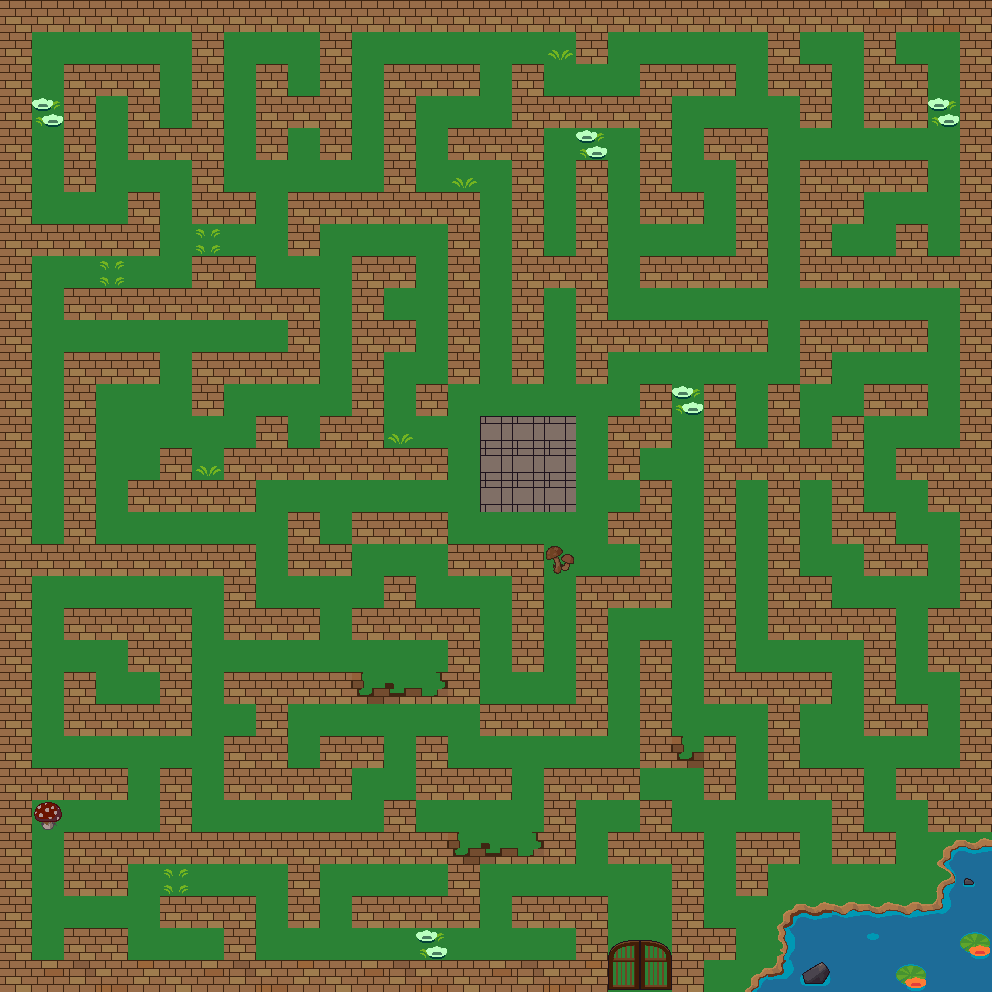

This is a level from a 2D game, rendered from its Tiled map with the project's own tilesets. A one-line summary and the complete map file follow:
An orthogonal 31x31 tile map with 32x32 px tiles, 2 tile layers (Vrstva dlaždic 1, addons), 2 tilesets and 2 objects (Player, End).

<map version="1.2" tiledversion="1.2.2" orientation="orthogonal" renderorder="right-down" width="31" height="31" tilewidth="32" tileheight="32" infinite="0" nextlayerid="16" nextobjectid="19">
 <tileset firstgid="1" source="terrain 2.tsx" />
 <tileset firstgid="401" source="terrain_atlas.tsx" />
 <layer id="5" name="Vrstva dlaždic 1" width="31" height="31">
  <properties>
   <property name="tileset" type="file" value="terrain 2.tsx" />
  </properties>
  <data encoding="csv">
165,165,165,165,165,165,165,165,165,165,165,165,165,165,165,165,165,165,165,165,165,165,165,165,165,165,165,166,167,168,165,
165,85,85,85,85,85,165,85,85,85,165,85,85,85,85,85,85,86,165,85,85,85,85,85,165,85,85,165,85,85,165,
165,85,165,165,165,85,165,85,165,85,165,85,165,165,165,85,165,85,85,85,165,165,165,85,165,165,85,165,165,85,165,
165,88,165,85,165,85,165,85,165,165,165,85,165,85,85,85,165,165,165,165,165,85,85,85,85,165,85,165,165,88,165,
165,85,165,85,165,165,165,85,165,85,165,85,165,85,165,165,165,85,88,85,165,85,165,165,85,85,85,85,85,85,165,
165,85,165,85,85,85,165,85,85,85,85,85,165,85,86,85,165,85,165,85,165,85,85,165,85,165,165,165,165,85,165,
165,85,85,85,165,85,165,165,85,165,165,165,165,165,165,85,165,85,165,85,165,165,85,165,85,165,165,85,85,85,165,
165,165,165,165,165,85,87,85,85,165,85,85,85,85,165,85,165,85,165,85,85,85,85,165,85,165,85,85,165,85,165,
165,85,85,87,85,85,165,165,85,85,85,165,165,85,165,85,165,165,165,85,165,165,165,165,85,165,165,165,165,165,165,
165,85,165,165,165,165,165,165,165,165,85,165,85,85,165,85,165,85,165,85,85,85,85,85,85,85,85,85,85,85,165,
165,85,85,85,85,85,85,85,85,165,85,165,165,85,165,85,165,85,165,165,165,165,165,165,85,165,165,165,165,85,165,
165,85,165,165,165,85,165,165,165,165,85,165,85,85,165,85,165,85,165,85,85,85,85,85,85,165,85,85,85,85,165,
165,85,165,85,85,85,165,85,85,85,85,165,85,165,85,85,85,85,85,85,165,88,165,85,165,85,85,165,165,85,165,
165,85,165,85,85,85,85,85,165,85,165,165,86,85,85,281,281,281,85,165,165,2684354645,165,85,165,85,165,85,85,85,165,
165,85,165,85,85,165,86,165,165,165,165,165,165,165,85,281,281,281,85,165,85,2684354645,165,165,165,165,165,85,165,165,165,
165,85,165,85,165,165,165,165,85,85,85,85,85,85,85,281,281,281,85,85,165,2684354645,165,85,165,85,165,85,85,165,165,
165,85,165,85,85,85,85,85,85,165,85,165,165,165,85,85,85,85,85,165,165,85,165,85,165,85,165,165,85,85,165,
165,165,165,165,165,165,165,165,85,165,165,85,85,85,165,165,165,85,85,85,165,85,165,85,165,85,85,165,165,85,165,
165,85,85,85,85,85,85,165,85,85,85,85,165,85,85,85,165,85,165,165,165,85,165,85,165,165,85,85,85,85,165,
165,85,165,165,165,165,85,165,165,165,85,165,165,165,165,85,165,85,165,85,85,85,165,85,165,165,165,165,85,165,165,
165,85,85,85,165,165,85,85,85,85,85,85,85,85,165,85,165,85,165,85,165,85,165,85,85,85,85,165,85,165,165,
165,85,165,85,85,165,85,165,165,165,165,85,85,85,165,85,85,85,165,85,165,85,165,165,165,165,85,165,85,85,165,
165,85,165,165,165,165,85,85,165,85,85,85,85,85,85,165,165,165,165,85,165,85,85,85,165,85,85,165,165,85,165,
165,85,85,85,85,85,85,165,165,85,165,165,85,165,85,85,85,85,85,85,165,85,165,85,165,85,85,85,85,85,165,
165,165,165,165,85,165,85,165,165,165,165,85,85,165,165,165,85,165,165,165,85,85,165,85,165,165,165,85,165,165,165,
165,85,85,85,85,165,85,85,85,85,85,85,165,85,85,85,85,165,85,85,165,85,85,85,85,85,165,85,85,165,165,
165,85,165,165,165,165,165,165,165,165,165,165,165,165,85,85,85,165,85,165,165,165,85,165,165,85,165,165,85,85,85,
165,85,165,165,85,87,85,85,85,165,85,85,85,85,165,85,85,85,85,85,85,165,85,165,85,85,85,85,85,85,165,
165,85,85,85,85,165,165,165,85,165,85,165,165,165,165,85,165,165,165,85,85,165,85,85,85,85,85,85,85,85,21,
165,85,165,165,85,85,85,165,85,85,85,85,85,88,85,85,85,85,165,85,85,165,165,85,85,21,21,21,21,21,21,
165,166,167,168,169,165,166,167,168,169,165,166,167,168,165,166,167,168,169,85,85,165,85,85,85,21,21,21,2,21,21
</data>
 </layer>
 <objectgroup id="14" name="Player Spawn" offsetx="0.333333" offsety="0">
  <object id="4" name="Player" x="512" y="450.667" width="33" height="26" />
 </objectgroup>
 <objectgroup id="15" name="End">
  <object id="15" name="End" x="608" y="930.667" width="64" height="58.6667" />
 </objectgroup>
 <layer id="6" name="addons" width="31" height="31">
  <data encoding="csv">
0,0,0,0,0,0,0,0,0,0,0,0,0,0,0,0,0,0,0,0,0,0,0,0,0,0,0,0,0,0,0,
0,0,0,0,0,0,0,0,0,0,0,0,0,0,0,0,0,0,0,0,0,0,0,0,0,0,0,0,0,0,0,
0,0,0,0,0,0,0,0,0,0,0,0,0,0,0,0,0,0,0,0,0,0,0,0,0,0,0,0,0,0,0,
0,0,0,0,0,0,0,0,0,0,0,0,0,0,0,0,0,0,0,0,0,0,0,0,0,0,0,0,0,0,0,
0,0,0,0,0,0,0,0,0,0,0,0,0,0,0,0,0,0,0,0,0,0,0,0,0,0,0,0,0,0,0,
0,0,0,0,0,0,0,0,0,0,0,0,0,0,0,0,0,0,0,0,0,0,0,0,0,0,0,0,0,0,0,
0,0,0,0,0,0,0,0,0,0,0,0,0,0,0,0,0,0,0,0,0,0,0,0,0,0,0,0,0,0,0,
0,0,0,0,0,0,0,0,0,0,0,0,0,0,0,0,0,0,0,0,0,0,0,0,0,0,0,0,0,0,0,
0,0,0,0,0,0,0,0,0,0,0,0,0,0,0,0,0,0,0,0,0,0,0,0,0,0,0,0,0,0,0,
0,0,0,0,0,0,0,0,0,0,0,0,0,0,0,0,0,0,0,0,0,0,0,0,0,0,0,0,0,0,0,
0,0,0,0,0,0,0,0,0,0,0,0,0,0,0,0,0,0,0,0,0,0,0,0,0,0,0,0,0,0,0,
0,0,0,0,0,0,0,0,0,0,0,0,0,0,0,0,0,0,0,0,0,0,0,0,0,0,0,0,0,0,0,
0,0,0,0,0,0,0,0,0,0,0,0,0,0,0,0,0,0,0,0,0,959,0,0,0,0,0,0,0,0,0,
0,0,0,0,0,0,0,0,0,0,0,0,0,0,0,0,0,0,0,0,0,0,0,0,0,0,0,0,0,0,0,
0,0,0,0,0,0,0,0,0,0,0,0,0,0,0,0,0,0,0,0,0,0,0,0,0,0,0,0,0,0,0,
0,0,0,0,0,0,0,0,0,0,0,0,0,0,0,0,0,0,0,0,0,0,0,0,0,0,0,0,0,0,0,
0,0,0,0,0,0,0,0,0,0,0,0,0,0,0,0,0,0,0,0,0,0,0,0,0,0,0,0,0,0,0,
0,0,0,0,0,0,0,0,0,0,0,0,0,0,0,0,0,1324,0,0,0,0,0,0,0,0,0,0,0,0,0,
0,0,0,0,0,0,0,0,0,0,0,0,0,0,0,0,0,0,0,0,0,0,0,0,0,0,0,0,0,0,0,
0,0,0,0,0,0,0,0,0,0,0,0,0,0,0,0,0,0,0,0,0,0,0,0,0,0,0,0,0,0,0,
0,0,0,0,0,0,0,0,0,0,0,0,0,0,0,0,0,0,0,0,0,0,0,0,0,0,0,0,0,0,0,
0,0,0,0,0,0,0,0,0,0,0,225,226,227,0,0,0,0,0,0,0,0,0,0,0,0,0,0,0,0,0,
0,0,0,0,0,0,0,0,0,0,0,0,0,0,0,0,0,0,0,0,0,0,0,0,0,0,0,0,0,0,0,
0,0,0,0,0,0,0,0,0,0,0,0,0,0,0,0,0,0,0,0,0,225,0,0,0,0,0,0,0,0,0,
0,0,0,0,0,0,0,0,0,0,0,0,0,0,0,0,0,0,0,0,0,0,0,0,0,0,0,0,0,0,0,
0,300,0,0,0,0,0,0,0,0,0,0,0,0,0,0,0,0,0,0,0,0,0,0,0,0,0,0,0,0,0,
0,0,0,0,0,0,0,0,0,0,0,0,0,0,225,226,227,0,0,0,0,0,0,0,0,0,0,0,0,41,42,
0,0,0,0,0,0,0,0,0,0,0,0,0,0,0,0,0,0,0,0,0,0,0,0,0,0,0,0,0,61,3,
0,0,0,0,0,0,0,0,0,0,0,0,0,0,0,0,0,0,0,0,0,0,0,0,121,122,43,42,43,83,0,
0,0,0,0,0,0,0,0,0,0,0,0,0,0,0,0,0,0,0,368,369,0,0,0,81,0,0,22,0,0,2,
0,0,0,0,0,0,0,0,0,0,0,0,0,0,0,0,0,0,0,388,389,0,0,41,163,23,0,0,0,0,0
</data>
 </layer>
</map>
